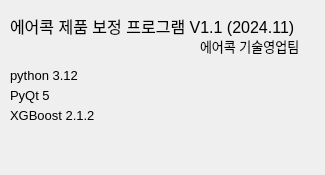
<?xml version="1.0" encoding="UTF-8"?>
<ui version="4.0">
 <class>Dialog</class>
 <widget class="QDialog" name="Dialog">
  <property name="geometry">
   <rect>
    <x>0</x>
    <y>0</y>
    <width>325</width>
    <height>175</height>
   </rect>
  </property>
  <property name="windowTitle">
   <string>Dialog</string>
  </property>
  <widget class="QLabel" name="label_9">
   <property name="geometry">
    <rect>
     <x>10</x>
     <y>10</y>
     <width>341</width>
     <height>31</height>
    </rect>
   </property>
   <property name="font">
    <font>
     <pointsize>12</pointsize>
    </font>
   </property>
   <property name="text">
    <string>에어콕 제품 보정 프로그램 V1.1 (2024.11)</string>
   </property>
  </widget>
  <widget class="QLabel" name="label_10">
   <property name="geometry">
    <rect>
     <x>10</x>
     <y>60</y>
     <width>91</width>
     <height>31</height>
    </rect>
   </property>
   <property name="font">
    <font>
     <pointsize>10</pointsize>
    </font>
   </property>
   <property name="text">
    <string>python 3.12</string>
   </property>
  </widget>
  <widget class="QLabel" name="label_11">
   <property name="geometry">
    <rect>
     <x>10</x>
     <y>80</y>
     <width>51</width>
     <height>31</height>
    </rect>
   </property>
   <property name="font">
    <font>
     <pointsize>10</pointsize>
    </font>
   </property>
   <property name="text">
    <string>PyQt 5</string>
   </property>
  </widget>
  <widget class="QLabel" name="label_12">
   <property name="geometry">
    <rect>
     <x>10</x>
     <y>100</y>
     <width>111</width>
     <height>31</height>
    </rect>
   </property>
   <property name="font">
    <font>
     <pointsize>10</pointsize>
    </font>
   </property>
   <property name="text">
    <string>XGBoost 2.1.2</string>
   </property>
  </widget>
  <widget class="QLabel" name="label_13">
   <property name="geometry">
    <rect>
     <x>200</x>
     <y>30</y>
     <width>111</width>
     <height>31</height>
    </rect>
   </property>
   <property name="font">
    <font>
     <pointsize>10</pointsize>
    </font>
   </property>
   <property name="text">
    <string>에어콕 기술영업팀</string>
   </property>
  </widget>
 </widget>
 <resources/>
 <connections/>
</ui>
